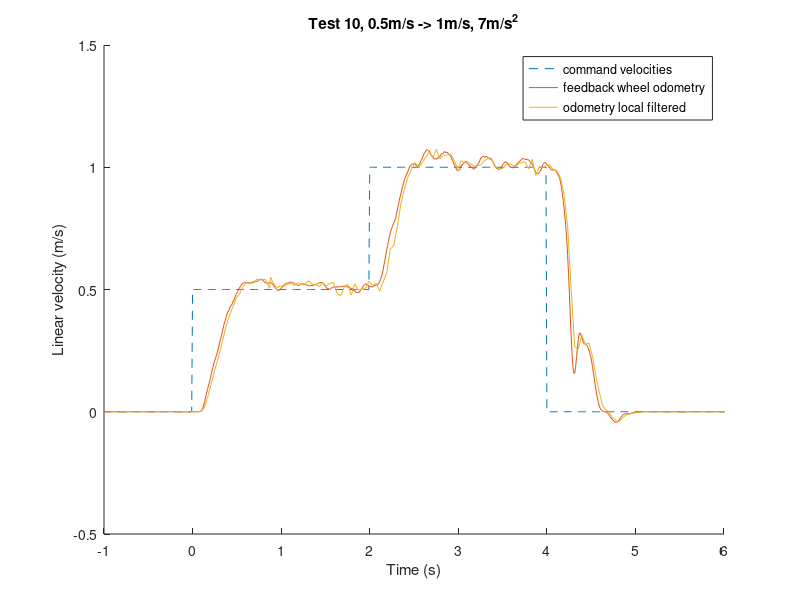

Here is the MATLAB script that generated this plot:
clear all;
close all;
%%%%%%%%%%%%%%%%%%% Read command velocities %%%%%%%%%%%%%%%%%%%%%%%%%%%%%%%
cmd_vel = csvread('_slash_segway_slash_cmd_vel.csv',1,0);
% Data format is: rosbagTimestamp,linear,x,y,z,angular,x,y,z
cmd_time = cmd_vel(:,1)/10^9;
cmd_lin = cmd_vel(:,3);
start_col = find(cmd_lin,1);% Find the first non-zero point
start_time = cmd_time(start_col);
cmd_time = cmd_time - start_time;
fig=figure(1)
hold on
plot(cmd_time,cmd_lin,'--');
%%%%%%%%%%%%%%%%%%% Read feedback_wheel_odometry %%%%%%%%%%%%%%%%%%%%%%%%%%%%%%%
% fid = fopen('wheel_odometry.csv','r');
% dlmread() and csvread() are designed to only expect numeric values, 
% So we need to delete all the non-numerics values.(Finish this step in sublime or other editers)

% Original data format is:
% rosbagTimestamp,header,seq,stamp,secs,nsecs,frame_id,child_frame_id,pose,
% pose,position,x,y,z,orientation,x,y,z,w,covariance,twist,twist,linear,x,y,z,
% angular,x,y,z,covariance

% After deleting non numeric values, data format is:
% rosbagTimestamp,seq,secs,nsecs,(position)x,(position)y,(position)z,(orientation)x,(orientation)y,(orientation)z,(orientation)w,
% covariance(36numbers),(linear)x,(linear)y,(linear)z,(angular)x,(angular)y,(angular)z,covariance(36numbers)

feedback_wheel_odometry = csvread('feedback_wheel_odometry.csv');
feedback_wheel_time = feedback_wheel_odometry(:,3) + feedback_wheel_odometry(:,4)/10^9;
feedback_wheel_time = feedback_wheel_time - start_time;
feedback_wheel_lin = feedback_wheel_odometry(:,48);
plot(feedback_wheel_time,feedback_wheel_lin);

%%%%%%%%%%%%%%%%%%% Read odometry_local_filtered %%%%%%%%%%%%%%%%%%%%%%%%%%%%%%%
odometry_local = csvread('odometry_local_filtered.csv');
odometry_local_time = odometry_local(:,3) + odometry_local(:,4)/10^9;
odometry_local_time = odometry_local_time - start_time;
odometry_local_lin = odometry_local(:,48);
plot(odometry_local_time,odometry_local_lin);
legend('command velocities','feedback wheel odometry','odometry local filtered','Location','best')
axis([-1 6 -0.5 1.5])
xlabel('Time (s)')
ylabel('Linear velocity (m/s)')
title('Test 10, 0.5m/s -> 1m/s, 7m/s^2')
